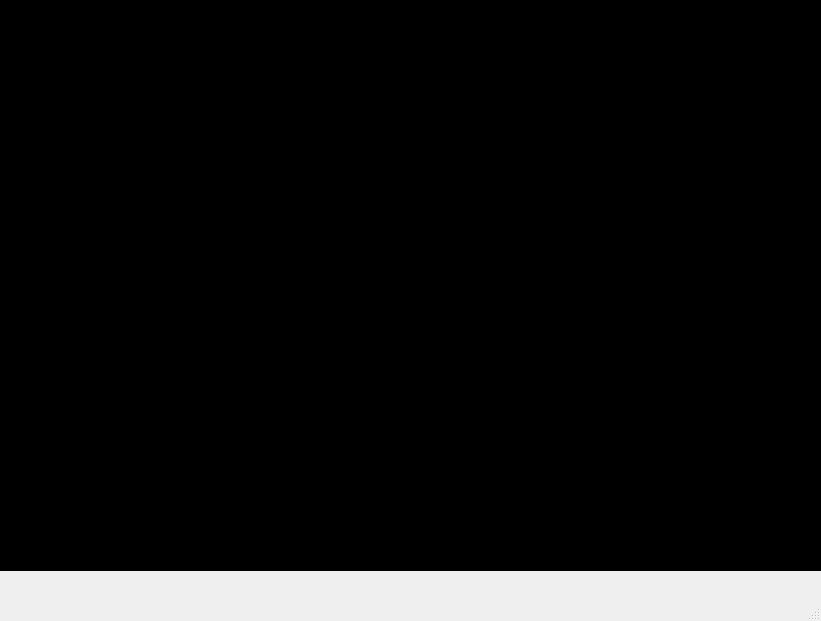
<?xml version="1.0" encoding="UTF-8"?>
<ui version="4.0">
 <class>MainWindow</class>
 <widget class="QMainWindow" name="MainWindow">
  <property name="enabled">
   <bool>false</bool>
  </property>
  <property name="geometry">
   <rect>
    <x>0</x>
    <y>0</y>
    <width>821</width>
    <height>621</height>
   </rect>
  </property>
  <property name="windowTitle">
   <string>DICOM Viewer</string>
  </property>
  <widget class="QWidget" name="centralwidget">
   <property name="enabled">
    <bool>false</bool>
   </property>
   <widget class="QWidget" name="verticalLayoutWidget">
    <property name="geometry">
     <rect>
      <x>0</x>
      <y>0</y>
      <width>821</width>
      <height>571</height>
     </rect>
    </property>
    <layout class="QVBoxLayout" name="verticalLayout">
     <item>
      <widget class="QGraphicsView" name="graphicsView">
       <property name="styleSheet">
        <string notr="true">background-color: rgb(0, 0, 0);</string>
       </property>
      </widget>
     </item>
    </layout>
   </widget>
  </widget>
  <widget class="QMenuBar" name="menubar">
   <property name="geometry">
    <rect>
     <x>0</x>
     <y>0</y>
     <width>821</width>
     <height>21</height>
    </rect>
   </property>
  </widget>
  <widget class="QStatusBar" name="statusbar"/>
 </widget>
 <resources/>
 <connections/>
</ui>
